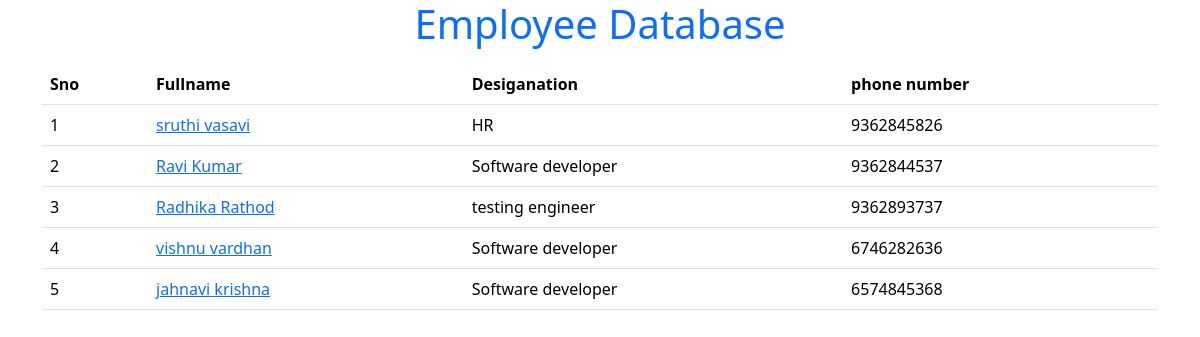
The page / on the database its author committed.
### salary/models.py (models this page shows)
class Employee(models.Model):
    first_name=models.CharField(max_length=100)
    last_name=models.CharField(max_length=100)
    photo=models.ImageField(upload_to='images')
    designation=models.CharField(max_length=100)
    email_address=models.EmailField(max_length=100,unique=True)
    phone_number=models.CharField(max_length=10,blank=True)

### Employee/views.py (the view)
# urls.py: 2. Add a URL to urlpatterns:  path('', views.home, name='home')
def home(request):
    employees=Employee.objects.all()
    context={
        'employees':employees,
    }
    return render(request,'home.html',context)

### templates/home.html (shortened to what this page needs)
<!DOCTYPE html>
<html lang="en">
<head>
    <link href="https://cdn.jsdelivr.net/npm/bootstrap@5.3.2/dist/css/bootstrap.min.css" rel="stylesheet">
</head>
<body>
  <div class="container" mt-5>
    <h1 class="text-center text-primary">Employee Database</h1>
    <table class="table table_hover mt-3">
        <thead>
          <tr>
            <th>Sno</th>
            <th>Fullname</th>
            <th>Desiganation</th>
            <th>phone number</th>
          </tr>
        </thead>
        <tbody>
          {% for x in employees %}
            <tr>
              <td>{{forloop.counter}}</td>
              <td><a href="{% url "employee_details" x.id %}">{{x.first_name}} {{x.last_name}}</td>
              <td>{{x.designation}}</td>
              <td>{{x.phone_number}}</td>
            </tr>
          {% endfor %}
      </table>
      </div>
</body>
</html>

### rows shown on the page
Employee: first_name "sruthi", last_name "vasavi", designation "HR", phone_number "9362845826"
Employee: first_name "Ravi", last_name "Kumar", designation "Software developer", phone_number "9362844537"
Employee: first_name "Radhika", last_name "Rathod", designation "testing engineer", phone_number "9362893737"
Employee: first_name "vishnu", last_name "vardhan", designation "Software developer", phone_number "6746282636"
Employee: first_name "jahnavi", last_name "krishna", designation "Software developer", phone_number "6574845368"
